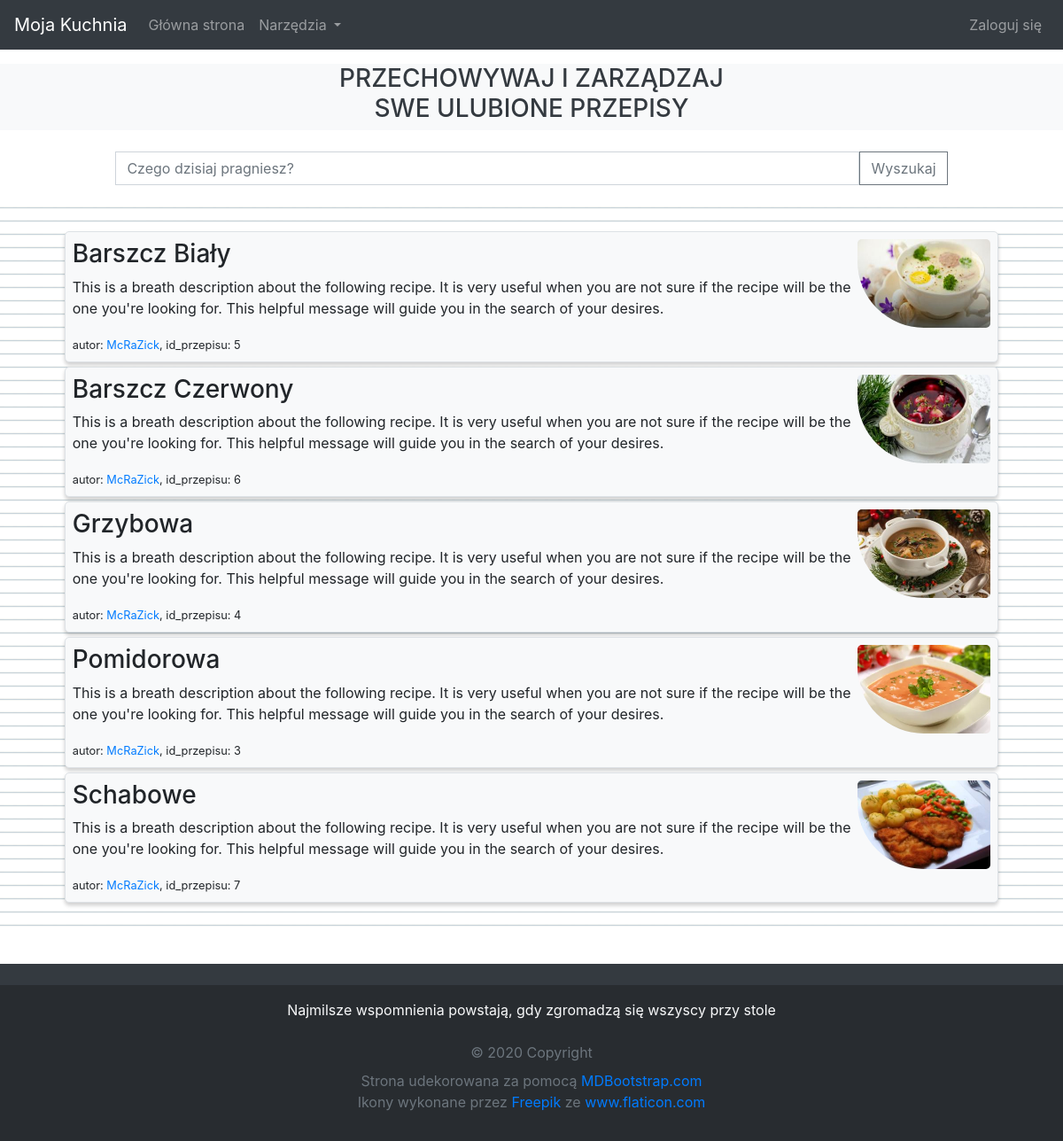
The app's page /, older data.
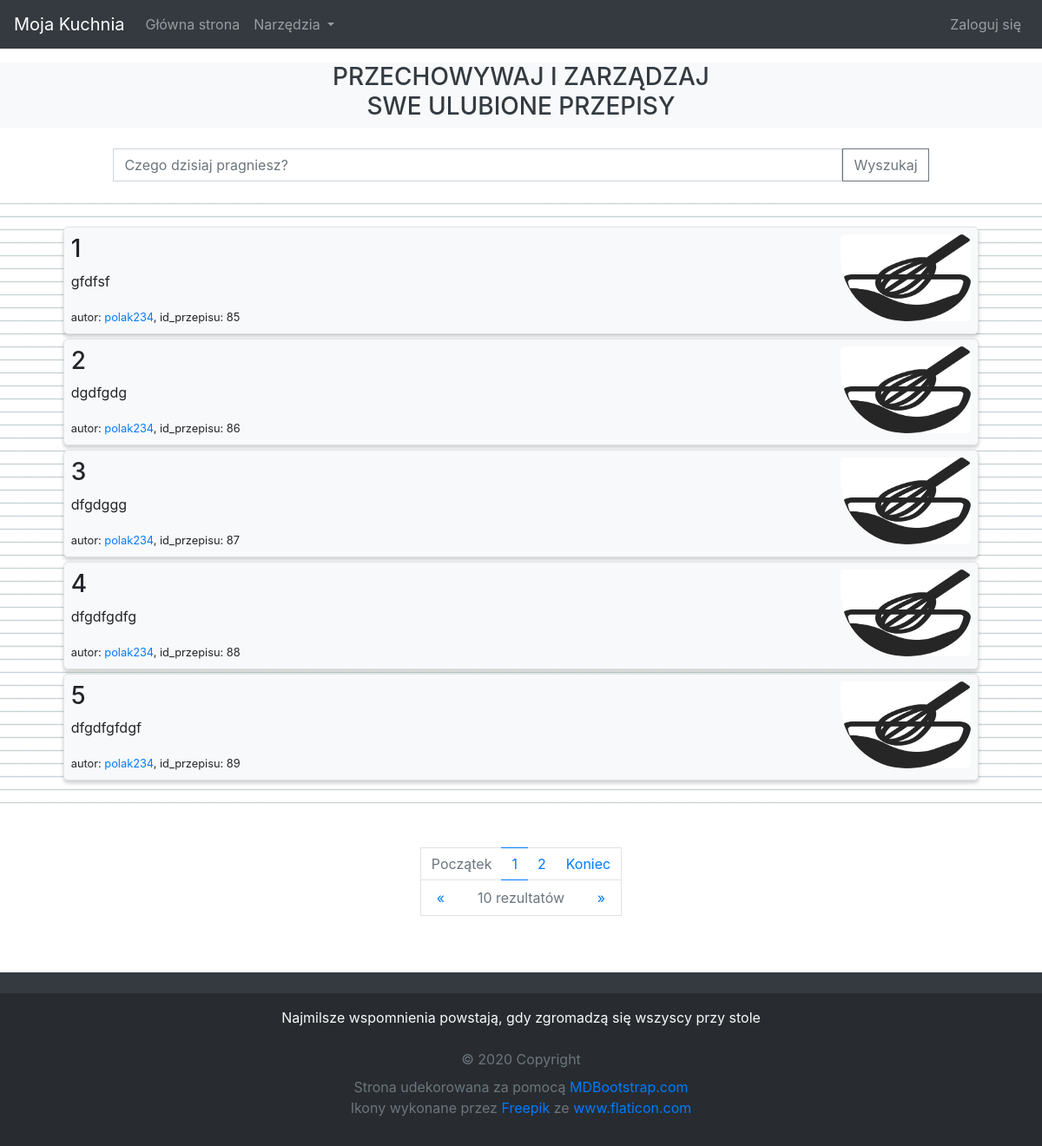
The same page, newer data.
### recipes/models.py (models this page shows, shortened)
class Recipe(models.Model):
	title 		= models.CharField(max_length=100, verbose_name= _('Tytuł przepisu'))
	author		= models.ForeignKey(User, on_delete=models.CASCADE, verbose_name= _('Autor'))
	image 		= models.ImageField(default='default_recipe.jpg', upload_to='recipe_pics', verbose_name= _('Wprowadź Obraz'))
	description = models.TextField(blank=True, verbose_name= _('Krutka deskrypcja przepisu'))
	method 		= models.TextField(blank=True, verbose_name= _('Wprowadź instrukcję sukcesywnego wykonania produktu'))

### recipes/views.py (the view)
# urls.py: path('', RecipeListView.as_view(), name='recipes-home'),
class RecipeListView(ListView):
	model = Recipe
	template_name = 'recipes/home.html' # <app>/<model>_<viewtype>.html
	context_object_name = 'recipes'
	ordering = [F('title').asc(nulls_last=True)]
	paginate_by = 5

### recipes/templates/recipes/home.html
{% extends "recipes/base.html" %}
{% load recipes_extras %}
{% block content %}
{% load static %}
	<form class="form-inline my-4 d-flex justify-content-center">
	  <input class="form-control" type="search" placeholder="Czego dzisiaj pragniesz?" aria-label="Search" style="border-radius:0; width:70%">
	  <button class="btn btn-outline-secondary" type="submit" style="border-radius: 0">Wyszukaj</button>
	</form>
	<div id="recipes" class="mt-4 mb-5 pt-4 pb-4" style="background-image: url('{% static 'recipes/img/background_notepad.png' %}'); background-size: 15px 15px">
	  <center class="container recipe-container">
		{% if recipes %}
		  {% for recipe in recipes %}
			<div class="border m-1 btn-light p-2 recipe-container" onclick="$(this).fadeOut(500); setTimeout(function(){window.location='{% url 'recipe-detail' recipe.id %}'}, 500)" style="overflow: auto; border-radius: 5px">
		      <article>
			    <img class="float-right" width="150px" height="100px" style="border-radius: 5px 5px 5px 75px" src="{{ recipe.image.url }}">
			    <h3>{{ recipe.title }}</h3>
			    <p>{{ recipe.description }}</p>
			    <small>
			      autor: <a href="{% url 'user-recipes' recipe.author.username %}">{{ recipe.author }}</a>,
			      id_przepisu: {{ recipe.id }}
			    </small>
		      </article>
	  	    </div>
		  {% endfor %}
		{% else %}
		  <div class="d-flex justify-content-center text-light p-5 text-center">
		    <h2>Sorry but no recipes are to be found</h2>
		  </div>
		{% endif %}
	  </center>
	</div>
	{% if is_paginated %}
	  <center class="pagination justify-content-center">
	    <nav id="home-pagination" aria-label="Page navigation example">
	      <div>
	  	    <ul class="pagination pagination-circle pg-blue mb-0">
	          <li class="page-item {% if not page_obj.has_previous %}disabled{% endif %}">
	            <a class="page-link" style="border-right: 0" aria-label="First" href="{% if page_obj.has_previous %}?page=1{% else %}#{% endif %}">
	              Początek
	            </a>
	          </li>
	          {% for num in page_obj.paginator.page_range %}
	            {% if page_obj.number == num %}
	              <li class="page-item active">
	          	    <a class="page-link page-link-active-fancy" href="?page={{ num }}">
	          	      {{ num }}
	          	    </a>
	              </li>
	            {% elif num > page_obj.number|add:'-3' and num < page_obj.number|add:'3' %}
	              <li class="page-item">
	          	    <a class="page-link page-link-fancy" href="?page={{ num }}">
	          	      {{ num }}
	          	    </a>
	              </li>
	            {% endif %}
	          {% endfor %}
	          <li class="page-item {% if not page_obj.has_next %}disabled{% endif %}">
	            <a class="page-link" style="border-left: 0" aria-label="Last" href="{% if page_obj.has_next %}?page={{ page_obj.paginator.num_pages }}{% else %}#{% endif %}">
	      	      Koniec
	            </a>
	          </li>
	        </ul>
	      </div>
	      <div name="page-flip">
	        <a style="border-right: 0" class="{% if not page_obj.has_previous %}disabled{% endif %}" aria-label="Previous" href="{% if page_obj.has_previous %}?page={{ page_obj.previous_page_number }}{% else %}#{% endif %}">
	          <span aria-hidden="true">&laquo;</span>
	        </a>
	        <a style="width: 60%; border-left: 0; border-right: 0; color: #6c757d; cursor: default">
	          <span id="search-result-counter">{{ page_obj.paginator.count }}</span>
			  rezultatów
	        </a>
	        <a style="border-left: 0" class="{% if not page_obj.has_next %}disabled{% endif %}" aria-label="Next" href="{% if page_obj.has_next %}?page={{ page_obj.next_page_number }}{% else %}#{% endif %}">
	          <span aria-hidden="true">&raquo;</span>
	        </a>
	      </div>
	    </nav>
	  </center>
	{% endif %}
{% endblock content %}

Row changes from the older to the newer data that the page shows:
no longer on this page (row unchanged): Recipe: image (picture), title "Barszcz Biały", description "This is a breath description about the following recipe. It is very useful when you are not sure if the recipe will be the one you're looking for. This helpful message will guide you in the search of your desires.", author "McRaZick", id "5"
no longer on this page (row unchanged): Recipe: image (picture), title "Barszcz Czerwony", description "This is a breath description about the following recipe. It is very useful when you are not sure if the recipe will be the one you're looking for. This helpful message will guide you in the search of your desires.", author "McRaZick", id "6"
no longer on this page (row unchanged): Recipe: image (picture), title "Grzybowa", description "This is a breath description about the following recipe. It is very useful when you are not sure if the recipe will be the one you're looking for. This helpful message will guide you in the search of your desires.", author "McRaZick", id "4"
no longer on this page (row unchanged): Recipe: image (picture), title "Pomidorowa", description "This is a breath description about the following recipe. It is very useful when you are not sure if the recipe will be the one you're looking for. This helpful message will guide you in the search of your desires.", author "McRaZick", id "3"
no longer on this page (row unchanged): Recipe: image (picture), title "Schabowe", description "This is a breath description about the following recipe. It is very useful when you are not sure if the recipe will be the one you're looking for. This helpful message will guide you in the search of your desires.", author "McRaZick", id "7"
added Recipe: image (placeholder picture), title "1", description "gfdfsf", author "polak234", id "85"
added Recipe: image (placeholder picture), title "2", description "dgdfgdg", author "polak234", id "86"
added Recipe: image (placeholder picture), title "3", description "dfgdggg", author "polak234", id "87"
added Recipe: image (placeholder picture), title "4", description "dfgdfgdfg", author "polak234", id "88"
added Recipe: image (placeholder picture), title "5", description "dfgdfgfdgf", author "polak234", id "89"
Text that changed along with them:
{{ page_obj.paginator.count }}: (not shown) → "10"
text now shown: "Początek Koniec « rezultatów »"
new list line: "1"
new list line: "2"
